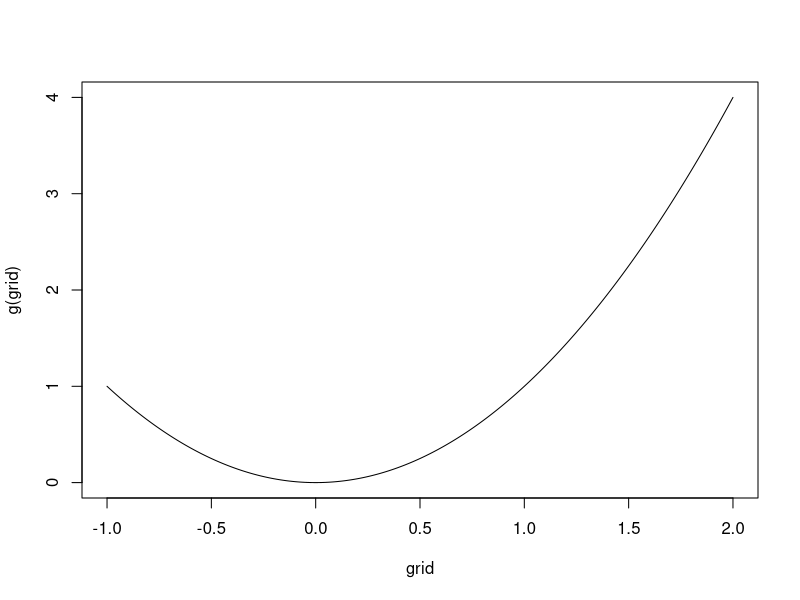
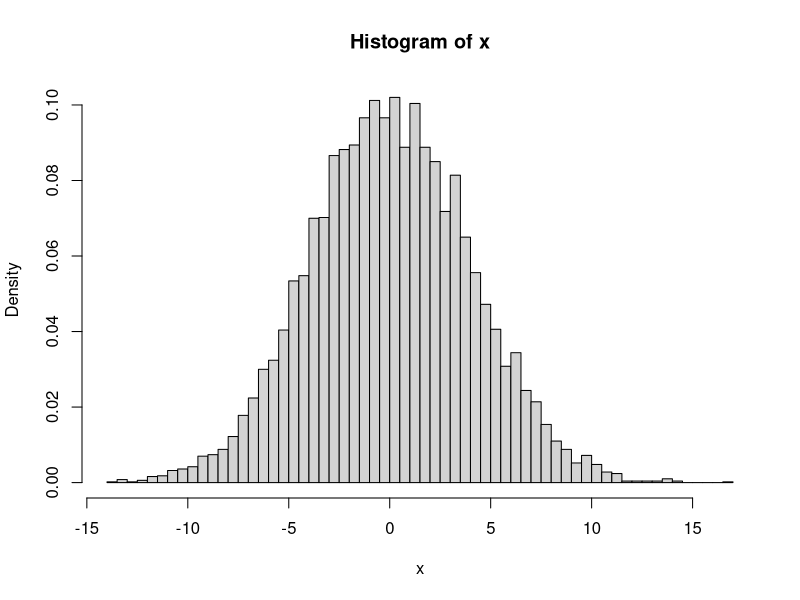

Write R code to recreate these figures, in order.
# Monte Carol integration

n = 10000
alpha = 1
beta = 3
x = rgamma(n=n, shape=alpha, rate =beta)

grid = seq(0, 4, by=.01)
#plot( grid, dgamma(grid, shape=alpha, rate =beta))

# Approximate E(X)
x_bar = mean(x); x_bar
# Compare to the true mean of E(X) = alpha / beta
alpha / beta

# Approximate Var(X)
x2_bar = mean(x^2)
var_x = x2_bar - x_bar^2; var_x
# Compare to the true mean of Var(X) = alpha / beta^2
alpha / beta^2

# Approximate the probability that 0 < x < 6
b = .8
a = 0
prob = pgamma(b, shape=alpha, rate=beta) - pgamma(a, shape=alpha, rate=beta)
prob

MC_integral = mean( a < x & x < b ); MC_integral



# Importance sampling

n = 10000
x = rnorm(n=n, mean=0, sd=4)

g = function(x) x^2
g = Vectorize(g)

grid = seq( -1, 2, by=.01)
plot( grid, g(grid), type="l")

hist(x, freq=F, breaks=floor(sqrt(n)))

mean( (-1 < x & x < 2) * g(x) / dnorm( x, mean=0, sd=4))
